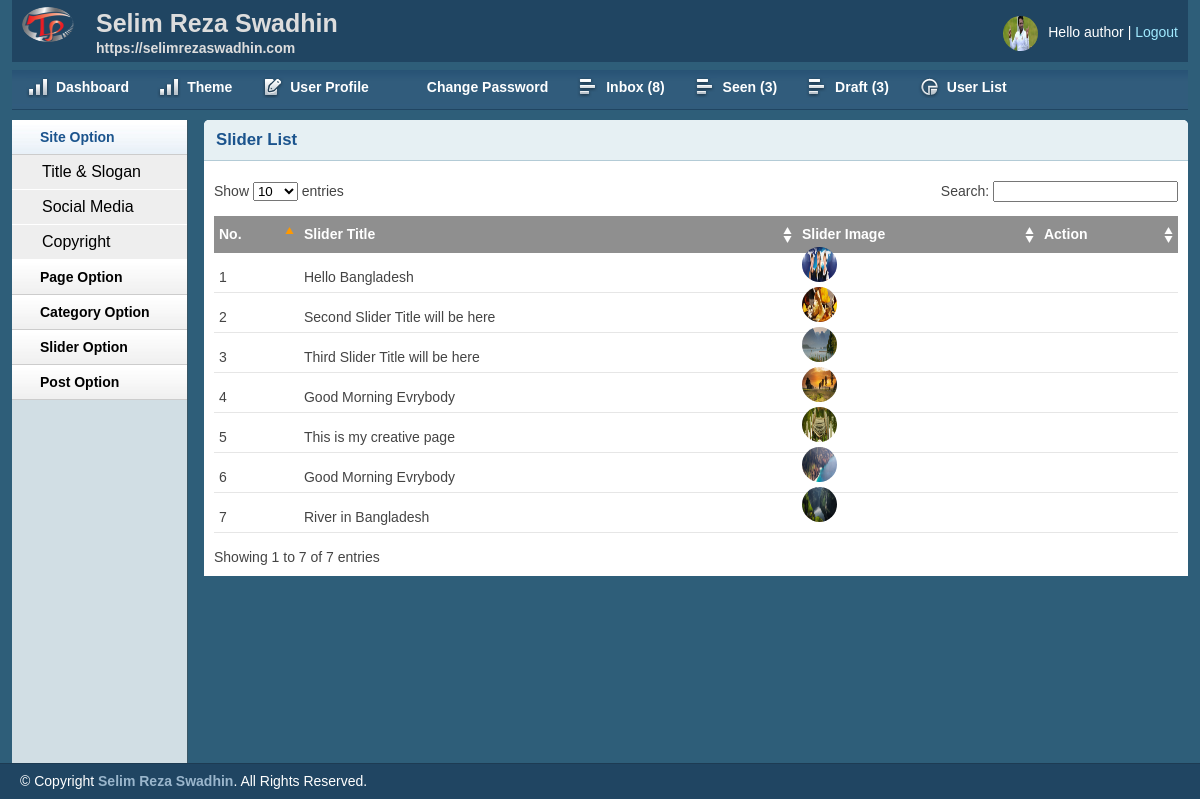
Page /admin/sliderlist.php (signed in) on the committed database.
### tables this page shows
CREATE TABLE `tbl_slider` (
  `id` int(11) NOT NULL,
  `title` varchar(255) NOT NULL,
  `image` varchar(255) NOT NULL
);

### lib/Database.php (called while the page is built, shortened)
<?php
Class Database{
	public $host   = DB_HOST;
	public $user   = DB_USER;
	public $pass   = DB_PASS;
	public $dbname = DB_NAME;
	public $link;
	private function connectDB(){
	$this->link = new mysqli($this->host, $this->user, $this->pass, $this->dbname);
 }
	public function select($query){
		$result = $this->link->query($query) or die($this->link->error.__LINE__);
		if($result->num_rows > 0){
			return $result;
		} else {
			return false;
		}
	}
}

### admin/sliderlist.php (the view, shortened to what this page needs)
<?php include'inc/header.php'; ?>
<?php include'inc/sidebar.php'; ?>
        <div class="grid_10">
            <div class="box round first grid">
                <h2>Slider List</h2>
                <div class="block">
                    <table class="data display datatable" id="example">
                    <thead>
                        <tr>
                            <th>No.</th>
                            <th>Slider Title</th>
                            <th>Slider Image</th>
                            <th>Action</th>
                        </tr>
                    </thead>
                    <tbody>
                    <?php
                            $query = "SELECT * FROM tbl_slider";
                            $slider  = $db->select($query);
                        if ($slider) {
                            $i = 0;
                            while ($result = $slider->fetch_assoc()) {
                            $i++;
                    ?>
                        <tr class="odd gradeX">
                            <td><?= $i; ?></td>
                            <td><?= $result['title']; ?></td>
                            <td>
                                <img src="<?= $result['image']; ?>" alt="" height="40px" width="60px">
                            </td>
                            <td>
                        </tr>
                    <?php }} ?>
                    </tbody>
                </table>
               </div>
            </div>
        </div>
    </div>
<?php include'inc/footer.php'; ?>

### admin/css/layout.css (style rules this page uses)
body { background: #fff none repeat scroll 0 0; color: #444; font-size: 14px; padding: 0; }
h1, h2, h3, h4, h5, h6 { line-height:1.2em; margin-bottom:.3em; }
h2 { margin-top:1em; }
.box { background:#fff; margin-bottom:20px; padding:10px 10px 10px 10px; margin-left:-8px; }
.box.grid { padding-bottom:40px; }
.box.round { -moz-border-radius: 5px 5px 0px 0px; -webkit-border-radius: 5px 5px 0px 0px; border-radius: 5px 5px 0px 0px; }
.box h2 { font-size:1.2em; font-weight:bold; color:#1B548D; background:#E6F0F3; margin:-10px -10px 0 -10px; padding:10px 12px; border-bottom:1px solid #B3CBD6; -moz-border-radius: 5px 5px 0px 0px; -webkit-border-radius: 5px 5px 0px 0px; border-radius: 5px 5px 0px 0px; }
.box.first { min-height: 406px; }
.block { padding-top:20px; }
.block { padding-bottom:1px; }
table.display { margin: 0 auto; clear: both; width: 100%; }
.sorting_asc { background: #8f8f8f url(../img/table/sort_asc.png) no-repeat center right; padding:8px 5px; text-align:left; color:#fff; }
.sorting { background:#8f8f8f url(../img/table/sort_both.png) no-repeat center right; padding:8px 5px; text-align:left; color:#fff; }
tr.odd { height: 30px; line-height: 30px; border-bottom:1px solid #e6e6e6; }
tr.even { height: 30px; line-height: 30px; border-bottom:1px solid #e6e6e6; }
tr.odd td, tr.even td { padding-left:5px; }

### admin/inc/header.php (style rules this page uses)
img { width:35px;height:35px;border-radius:50%; margin-top:-6px }

### rows in the picture
tbl_slider: title "Hello Bangladesh", image (picture)
tbl_slider: title "Second Slider Title will be here", image (picture)
tbl_slider: title "Third Slider Title will be here", image (picture)
tbl_slider: title "Good Morning Evrybody", image (picture)
tbl_slider: title "This is my creative page", image (picture)
tbl_slider: title "Good Morning Evrybody", image (picture)
tbl_slider: title "River in Bangladesh", image (picture)

### other values in the picture
Session::get('username') "author"
$count "8"
$count "3"
